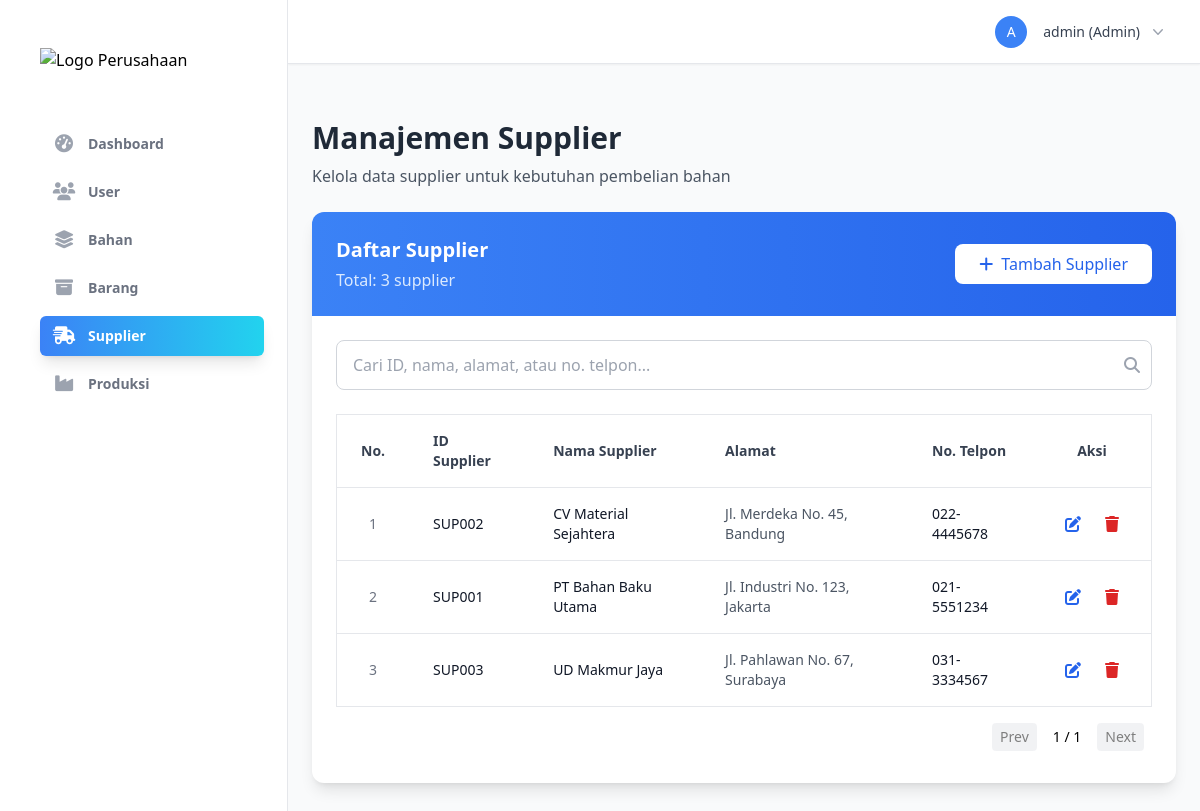
/pages/supplier_management.php (signed in), run on the app's committed database.
### tables this page shows
CREATE TABLE `supplier` (
  `id_supplier` varchar(25) NOT NULL,
  `nama_supplier` varchar(200) NOT NULL,
  `alamat` varchar(200) NOT NULL,
  `no_telpon` varchar(15) NOT NULL,
  PRIMARY KEY (`id_supplier`)
);

### pages/supplier_management.php (the view, shortened to what this page needs)
<?php
require_once '../config/db_connect.php';
require_once '../includes/header.php';
$search_query = $_GET['search'] ?? '';
$perPage = 10;
$page = isset($_GET['page']) ? max(1, intval($_GET['page'])) : 1;
$offset = ($page - 1) * $perPage;
$stmt = $pdo->prepare("SELECT COUNT(*) FROM supplier WHERE id_supplier LIKE :search OR nama_supplier LIKE :search OR alamat LIKE :search OR no_telpon LIKE :search");
$stmt->bindValue(':search', '%' . $search_query . '%');
$stmt->execute();
$totalItems = $stmt->fetchColumn();
$totalPages = ceil($totalItems / $perPage);
$stmt = $pdo->prepare("SELECT * FROM supplier WHERE id_supplier LIKE :search OR nama_supplier LIKE :search OR alamat LIKE :search OR no_telpon LIKE :search ORDER BY nama_supplier LIMIT :limit OFFSET :offset");
$stmt->bindValue(':search', '%' . $search_query . '%');
$stmt->bindValue(':limit', $perPage, PDO::PARAM_INT);
$stmt->bindValue(':offset', $offset, PDO::PARAM_INT);
$stmt->execute();
$suppliers = $stmt->fetchAll(PDO::FETCH_ASSOC);
?>
<head>
    <link rel="stylesheet" href="../assets/css/responsive.css">
</head>
<div class="flex min-h-screen">
    <?php require_once '../includes/sidebar.php'; ?>
    <main class="flex-1 p-6">
        <div id="supplierManagement" class="section active">
            <div class="mb-6">
                <h2 class="text-3xl font-bold text-gray-800">Manajemen Supplier</h2>
                <p class="text-gray-600 mt-2">Kelola data supplier untuk kebutuhan pembelian bahan</p>
            </div>
            <div class="bg-white rounded-xl shadow-lg overflow-hidden">
                <div class="bg-gradient-to-r from-blue-500 to-blue-600 p-6">
                    <div class="flex justify-between items-center card-header">
                        <div>
                            <h3 class="text-xl font-semibold text-white">Daftar Supplier</h3>
                            <p class="text-blue-100 mt-1">Total: <?php echo $totalItems; ?> supplier</p>
                        </div>
                        <button onclick="showAddSupplierForm()" class="add-button bg-white text-blue-600 hover:bg-blue-50 px-6 py-2 rounded-lg font-medium transition duration-200 flex items-center">
                            <i class="fas fa-plus mr-2"></i>Tambah Supplier
                        </button>
                    </div>
                </div>
                <div class="p-6">
                    <div class="mb-6 relative">
                        <input type="text" id="searchInput" name="search" class="w-full px-4 py-3 border border-gray-300 rounded-lg focus:outline-none focus:ring-2 focus:ring-blue-500 pr-10" placeholder="Cari ID, nama, alamat, atau no. telpon..." value="<?php echo htmlspecialchars($search_query); ?>">
                        <span class="absolute right-3 top-1/2 transform -translate-y-1/2 text-gray-400">
                            <i class="fas fa-search"></i>
                        </span>
                    </div>
                    <?php if (empty($suppliers)): ?>
                        <div class="text-center py-12">
                            <i class="fas fa-truck text-gray-400 text-6xl mb-4"></i>
                            <h3 class="text-xl font-semibold text-gray-600 mb-2">Belum ada supplier</h3>
                            <p class="text-gray-500">Mulai dengan menambahkan supplier pertama Anda</p>
                        </div>
                    <?php else: ?>
                        <div class="overflow-x-auto">
                            <table class="min-w-full responsive-table border border-gray-200" id="suppliersTable">
                                <thead>
                                    <tr class="border-b border-gray-200">
                                        <th class="px-6 py-4 text-center text-sm font-semibold text-gray-700">No.</th>
                                        <th class="px-6 py-4 text-left text-sm font-semibold text-gray-700">ID Supplier</th>
                                        <th class="px-6 py-4 text-left text-sm font-semibold text-gray-700">Nama Supplier</th>
                                        <th class="px-6 py-4 text-left text-sm font-semibold text-gray-700">Alamat</th>
                                        <th class="px-6 py-4 text-left text-sm font-semibold text-gray-700">No. Telpon</th>
                                        <th class="px-6 py-4 text-center text-sm font-semibold text-gray-700">Aksi</th>
                                    </tr>
                                </thead>
                                <tbody id="suppliersTableBody" class="divide-y divide-gray-200">
                                    <?php
                                    $i = 1;
                                    foreach ($suppliers as $supplier): ?>
                                        <tr class="supplier-row" data-name="<?php echo strtolower(htmlspecialchars($supplier['id_supplier'] . ' ' . $supplier['nama_supplier'] . ' ' . $supplier['alamat'] . ' ' . $supplier['no_telpon'])); ?>">
                                            <td data-label="No." class="px-6 py-4 text-center text-sm text-gray-500"><?php echo $i++; ?></td>
                                            <td data-label="ID" class="px-6 py-4 text-sm font-medium text-gray-900"><?php echo htmlspecialchars($supplier['id_supplier']); ?></td>
                                            <td data-label="Nama" class="px-6 py-4 text-sm text-gray-900"><?php echo htmlspecialchars($supplier['nama_supplier']); ?></td>
                                            <td data-label="Alamat" class="px-6 py-4 text-sm text-gray-600"><?php echo htmlspecialchars($supplier['alamat']); ?></td>
                                            <td data-label="No. Telpon" class="px-6 py-4 text-sm text-gray-900"><?php echo htmlspecialchars($supplier['no_telpon']); ?></td>
                                            <td class="px-6 py-4 text-center actions-cell">
                                                <div class="flex justify-center space-x-2">
                                                    <button onclick="editSupplier('<?php echo $supplier['id_supplier']; ?>', '<?php echo htmlspecialchars(addslashes($supplier['nama_supplier'])); ?>', '<?php echo htmlspecialchars(addslashes($supplier['alamat'])); ?>', '<?php echo htmlspecialchars($supplier['no_telpon']); ?>')"
                                                            class="text-blue-600 hover:text-blue-800 hover:bg-blue-100 p-2 rounded-lg transition duration-200">
                                                        <i class="fas fa-edit"></i>
                                                    </button>
                                                    <button onclick="deleteSupplier('<?php echo $supplier['id_supplier']; ?>', '<?php echo htmlspecialchars(addslashes($supplier['nama_supplier'])); ?>')"
                                                            class="text-red-600 hover:text-red-800 hover:bg-red-100 p-2 rounded-lg transition duration-200">
                                                        <i class="fas fa-trash"></i>
                                                    </button>
                                                </div>
                                            </td>
                                        </tr>
                                    <?php endforeach; ?>
                                </tbody>
                            </table>
                        </div>
                    <?php endif; ?>
                    <div class="flex justify-end mt-2 p-2">
                        <div class="flex items-center space-x-2 text-sm">
                            <a href="?search=<?php echo urlencode($search_query); ?>&page=<?php echo max(1, $page - 1); ?>" class="px-2 py-1 bg-gray-200 rounded hover:bg-gray-300 <?php echo $page <= 1 ? 'opacity-50 cursor-not-allowed' : ''; ?>">Prev</a>
                            <span class="px-2"><?php echo $page; ?> / <?php echo $totalPages; ?></span>
                            <a href="?search=<?php echo urlencode($search_query); ?>&page=<?php echo min($totalPages, $page + 1); ?>" class="px-2 py-1 bg-gray-200 rounded hover:bg-gray-300 <?php echo $page >= $totalPages ? 'opacity-50 cursor-not-allowed' : ''; ?>">Next</a>
                        </div>
                    </div>
                </div>
            </div>
        </div>
    </main>
</div>
<?php require_once '../includes/footer.php'; ?>

### data on the page
supplier: id_supplier "SUP002", nama_supplier "CV Material Sejahtera", alamat "Jl. Merdeka No. 45, Bandung", no_telpon "022-4445678"
supplier: id_supplier "SUP001", nama_supplier "PT Bahan Baku Utama", alamat "Jl. Industri No. 123, Jakarta", no_telpon "021-5551234"
supplier: id_supplier "SUP003", nama_supplier "UD Makmur Jaya", alamat "Jl. Pahlawan No. 67, Surabaya", no_telpon "031-3334567"

### other printed values
$item['name'] "Dashboard"
$item['name'] "User"
$item['name'] "Bahan"
$item['name'] "Barang"
$item['name'] "Supplier"
$item['name'] "Produksi"
substr($currentUser['username'], 0, 1) "A"
$currentUser['username'] "admin"
$currentUser['level'] "Admin"
$totalItems "3"
$page "1"
$totalPages "1"
